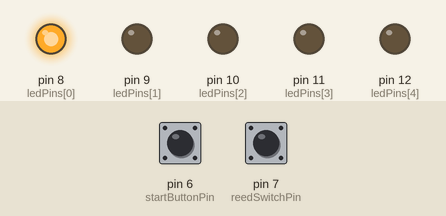
Simulated run of this sketch. Board: Arduino Uno, built with avr-gcc and run on an emulated ATmega328P. Parts: output pins drawn as LEDs (lit = HIGH). Dashed ring = blinking. The inputs (shaded band) are chosen by the test bench; at power-on: pin 7 (reedSwitchPin) HIGH, pin 6 (startButtonPin) HIGH.

Above: at 1.2 s.
1.3 s: pin 7 (reedSwitchPin) pulled LOW for 1 s
At 5.2 s:
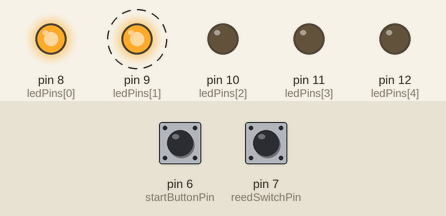
5.3 s: pin 7 (reedSwitchPin) pulled LOW for 0.15 s
At 6.8 s:
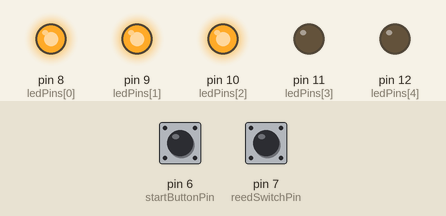
8.4 s: pin 7 (reedSwitchPin) pulled LOW for 3.2 s
At 11.1 s:
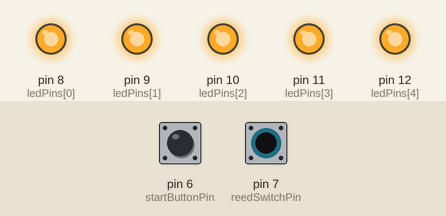
Timing chart, 0 to 12.6 s (numbered marks = the images above; inputs shaded):
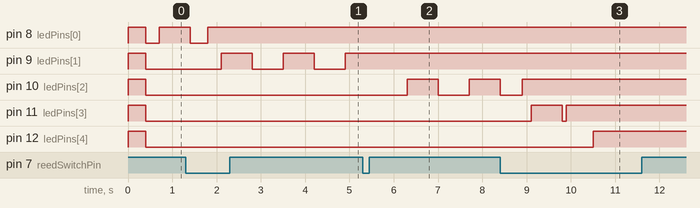

The sketch:

Sinterklaas2014.ino
```cpp
/*

Sinterklaas Map Game

1. Push a start button

2. Play an LED sequence on the map

3. Wait for pedalling. Count times that we pass the reed switch (=1 revolution), advance on the map one country at a time

 */

const int startButtonPin = 6;
const int reedSwitchPin = 7;
const int ledPins[] = {8,9,10,11,12};
const int numLeds = 5;
const long interval = 700;           // interval at which to blink (milliseconds)
const int revolutionsPerStage = 2;

int debounceDelay = 500; // for switches--interval to ignore short button presses/reed switch open/close
long lastDebounce = 0;
int buttonState = LOW;
int mapStage = 0;
int currentRevolutions = 0;

unsigned long previousMillis = 0;        // will store last time LED was updated
unsigned long previousReedMillis = 0; // will store last time we passed the Reed switch to allow some debouncing

void setup() {
  // set pin modes
  for (int thisPin = 0; thisPin < numLeds; thisPin++)  {
    pinMode(ledPins[thisPin], OUTPUT);
  }
  pinMode(startButtonPin, INPUT);
  pinMode(reedSwitchPin,INPUT);

  // activate the pull-up resistor for buttons
  digitalWrite(reedSwitchPin,HIGH);
  digitalWrite(startButtonPin,HIGH);

}

// Main program loop
void loop()
{

  buttonState = digitalRead(startButtonPin);

  // wait for button press to begin program proper. we won't get back to this state except on first boot or if program finishes
 // if (buttonState == LOW) {

    blinkLEDs();

      trackProgress();
  //}

}


void trackProgress() {

  int blinkState = LOW;
  unsigned long currentMillis = millis();
  unsigned int numRevolutions = 0;
  int reedState = LOW;

  do {

    currentMillis = millis();

    if (mapStage > 0) {
      digitalWrite(ledPins[mapStage-1], HIGH); // set the previous LED pin to ON
    }

    // blink the current goal LED at constant interval specified earlier
    if (currentMillis - previousMillis >= interval ) {
      // save the last time you blinked the LED
      previousMillis = currentMillis;
      blinkState = !blinkState;
      digitalWrite(ledPins[mapStage], blinkState);
    }

    reedState = digitalRead(reedSwitchPin);

    // debounce the reed switch

    if (reedState == LOW) {
      if (currentMillis - previousReedMillis >= debounceDelay) {
        previousReedMillis = currentMillis;
        numRevolutions++;
      }
    }

    if (numRevolutions >= revolutionsPerStage) {
       mapStage++;
       numRevolutions = 0;
    }

  } while (mapStage < numLeds);

  blinkLEDs();

}

// perform a simple welcome sequence to indicate we are ready to start pedalling
void blinkLEDs() {

  for (int led = 0; led < numLeds; led++) {
    digitalWrite(ledPins[led], HIGH);
  }

  delay(400);

  for (int j = 0; j < numLeds; j++) {
    digitalWrite(ledPins[j], LOW);
  }
}
```

Measured:
- after the input at 1.3 s, pin 9 (ledPins[1]): alternates HIGH for 0.70 s and LOW for 0.70 s, starting after 0.80 s
- after the input at 5.3 s, pin 9 (ledPins[1]): stops changing and stays HIGH; pin 10 (ledPins[2]): LOW → HIGH after 1.0 s, → LOW 0.70 s later, → HIGH 0.70 s later
- after the input at 8.4 s, pin 11 (ledPins[3]): LOW → HIGH after 0.70 s, → LOW 0.70 s later, → HIGH 0.10 s later; pin 12 (ledPins[4]): LOW → HIGH after 2.1 s
